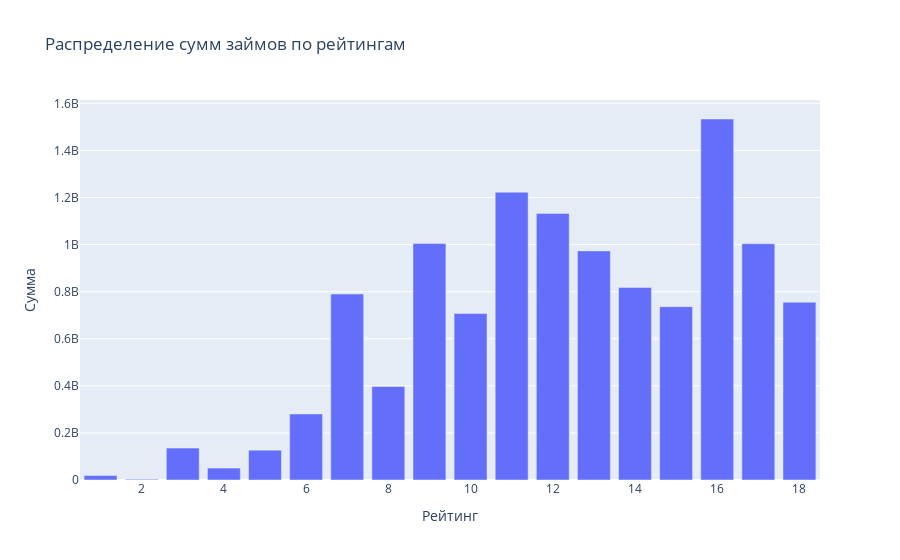

Notebook cell for this chart:
### Markdown cell above
Самые большие суммы платежа у рейтинга 16. За ним идут 11,12,9.

### Code cell
fig = px.bar(loan_rating_sum, x='loan_rating_int', y='amount', title='Распределение сумм займов по рейтингам')

# Подпись осей
fig.update_xaxes(title_text='Рейтинг')
fig.update_yaxes(title_text='Сумма')

fig.show()

### Figure 1 — Plotly figure (JSON) as saved in the notebook; plotly's stock layout.template omitted (floating-point values rounded to 4 significant figures)
{"data": [{"alignmentgroup": "True", "hovertemplate": "loan_rating_int=%{x}<br>amount=%{y}<extra></extra>", "legendgroup": "", "marker": {"color": "#636efa", "pattern": {"shape": ""}}, "name": "", "offsetgroup": "", "orientation": "v", "showlegend": false, "textposition": "auto", "type": "bar", "x": [16, 11, 12, 9, 17, 13, 14, 7, 18, 15, 10, 8, 6, 3, 5, 4, 1, 2], "xaxis": "x", "y": [1533000000.0, 1223000000.0, 1132000000.0, 1004000000.0, 1004000000.0, 973200000.0, 817900000.0, 790100000.0, 755000000.0, 736400000.0, 706900000.0, 397500000.0, 280700000.0, 135500000.0, 126900000.0, 50500000.0, 19060000.0, 3282000.0], "yaxis": "y"}], "layout": {"autosize": true, "barmode": "relative", "legend": {"tracegroupgap": 0}, "title": {"text": "Распределение сумм займов по рейтингам"}, "xaxis": {"anchor": "y", "autorange": true, "domain": [0, 1], "range": [0.5, 18.5], "title": {"text": "Рейтинг"}, "type": "linear"}, "yaxis": {"anchor": "x", "autorange": true, "domain": [0, 1], "range": [0, 1614000000.0], "title": {"text": "Сумма"}, "type": "linear"}}}
